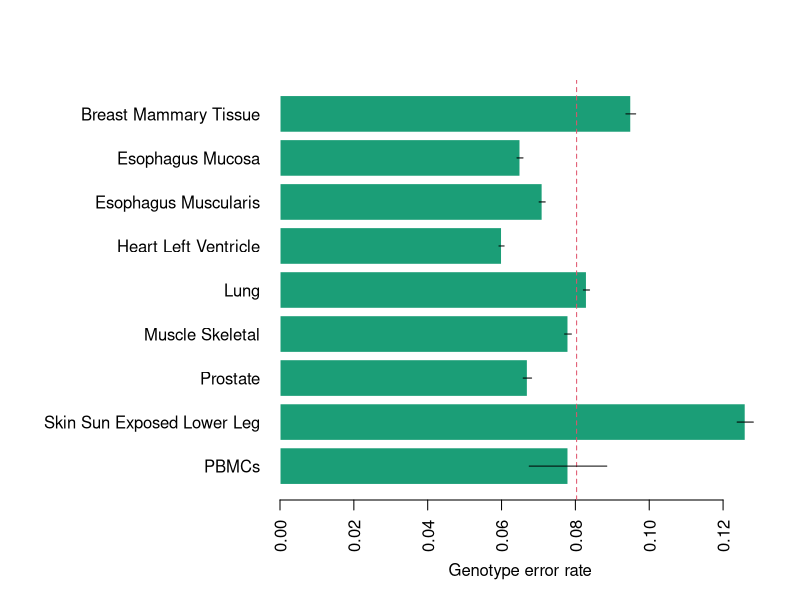

R code for this plot:
mynames = c("Breast Mammary Tissue", "Esophagus Mucosa", "Esophagus Muscularis", "Heart Left Ventricle", "Lung", "Muscle Skeletal", "Prostate", "Skin Sun Exposed Lower Leg", "PBMCs")


error = c(0.095, 0.065, 0.071, 0.060, 0.083, 0.078, 0.067, 0.126, 0.078) 
nb = c(187313, 345258, 365079, 434793, 409038, 324407, 184319, 87656, 2503)
se = sqrt(error*(1-error)/nb)

png("Figure_1.png", width = 8, height = 8, units = "in", res = 300, bg = "white")
par(mar = c(5, 14, 4, 2))
# par(mar=c(5,12,4,2))
barplot(rev(error),horiz = T,names=rev(mynames),xlab="Genotype error rate",border=0,las=2,col="#1B9E77",xlim=c(0,0.13))
abline(v=mean(error),col=2,lty=2)
for(i in 1:9){
    pos = (9-i)*1.2+0.7
    lines(error[i]+1.96*c(-1,1)*se[i],rep(pos,2))
}
dev.off()


